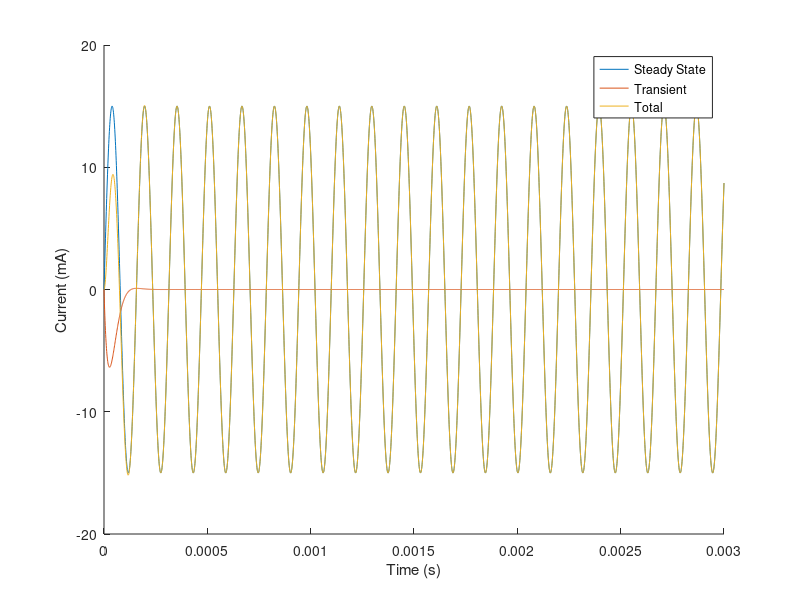
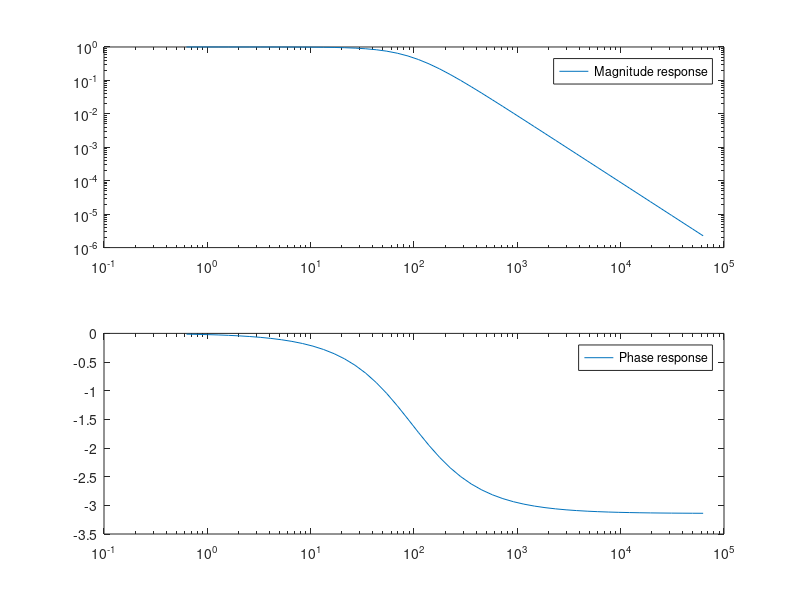

These charts were generated, in order, by the following MATLAB code:
%---------------------------------------------------------------------
% File: CC_hw1.m
% Description: This script plots various circuit functions.
% Author: Caden Churchman, ccaden21@ksu.edu,
% (c)2021, Caden Churchman. All rights reserved.
% Date: 31 August 2021(Version 1.00)
% Platform: MATLAB Release R2021a, Ubuntu 20.04
% Reference: Steve Warren. ECE 512 Homework Assignment #1, (c)2021,
% Kansas State University
%---------------------------------------------------------------------

% Times we will plot
t = 0:0.000001:0.003;

% All from given equation
steadyState = 15*sin(40000*t);
transient = -25*exp(-32000*t).*sin(24000*t);
total = steadyState + transient;

figure()
hold on
plot(t, steadyState)
plot(t, transient)
plot(t,total)
legend("Steady State", "Transient", "Total")
xlabel("Time (s)")
ylabel("Current (mA)")
hold off

% MATLAB Frequency-Domain Plot
R = 1;
C = 1/(30*pi);
a = 1/(R*C);

% w = 2pif
w = 2*pi*logspace(-1,4);

% Calculate magnitude and angle to plot
transferMag = (a^2) ./ (a^2 + w.^2);
phaseResponse = angle((a^2) ./ ((a + 1j.*w).^2));

figure()
hold on
subplot(2, 1, 1, 'XScale', 'log');
loglog(w, transferMag);
legend("Magnitude response");
subplot(2, 1, 2, 'XScale', 'log');
semilogx(w, phaseResponse);
legend("Phase response");
hold off
